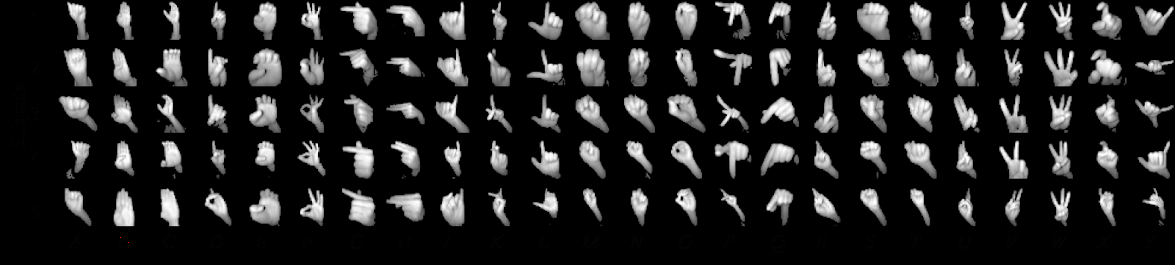
#> input picture asl-leap-dataset.png, 1175 x 265 px
$ python -i leap_data_helper.py   (imports and definitions only)
#> lines starting #> are read from the running program, lines starting #| are printed output that depends on the picture; after the words box and inside, x2 and y2 are one past the last pixel; in counts of white or black regions, pixels touching at a corner belong together
#> further down, picture is the input picture: shape (265, 1175, 3); mean B, G, R 32.9, 32.9, 32.9
#!/usr/bin/env python2
# -*- coding: utf-8 -*-
"""
Created on Wed Sep  6 17:34:18 2017
Modified on Jan 6 2018 for Leap data

@author: Wenjin
"""
import numpy as np
import matplotlib.pyplot as plt
import cv2
from scipy import ndimage


# [14 lines left out: function normalize_data, not called in this run]

def extract_depth(img, d_range=120):
    """
    Return the depth image
    With depth range in [1, d_range+1] and 0 for other pixels
    """
#> called with d_range = 120
    # Find the min distance to the camera
    d_indices = np.where(img>0)
    d_min = np.min(img[d_indices])
#> d_min = 1
    # Set the range for hand segmentation
    img[d_indices] = img[d_indices] - d_min + 1
    img[img > d_range] = 0
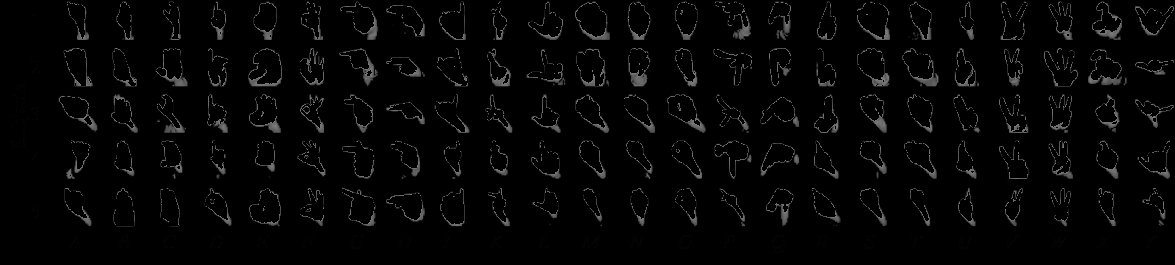
#> img: shape (265, 1175, 3); 15.17% of pixels changed, all inside (x1, y1, x2, y2) = (60, 2, 1173, 243)

    # Reverse
    reverse_mask = (img>0)*(d_range+1)
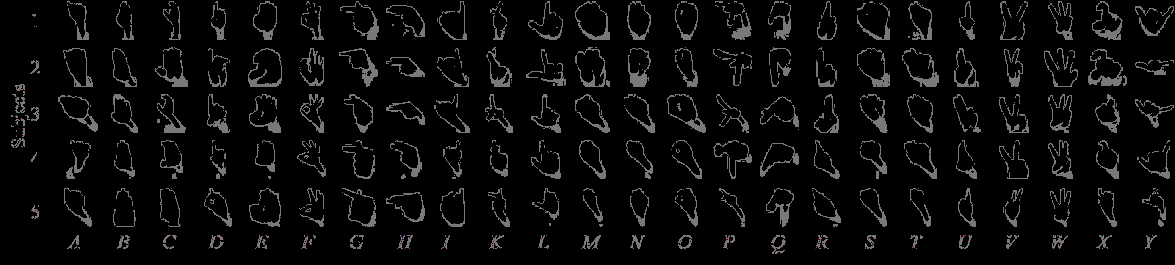
#> reverse_mask: shape (265, 1175, 3) int64; mean B, G, R 9.9, 9.9, 9.9
    img = reverse_mask - img
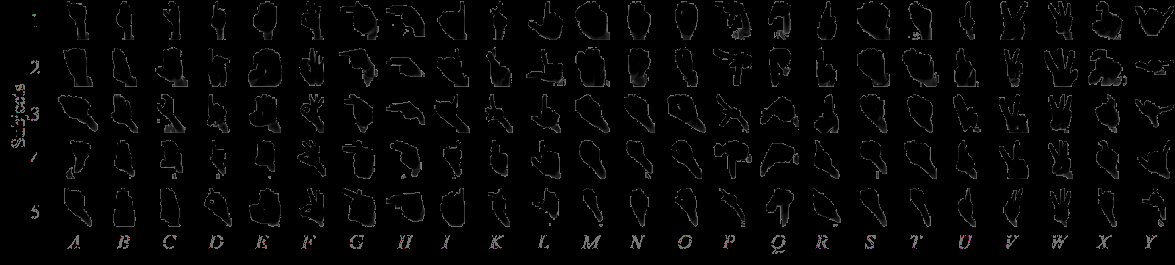
#> img: shape (265, 1175, 3) int64; mean B, G, R 4.8, 4.7, 4.8

    return img

# [127 lines left out: functions crop_hand, polar_hist, cal_cluster, not called in this run]

def remove_noise(noise_img, area_thresh=200):
    # convert to 8bit image
    img = np.zeros_like(noise_img, dtype=np.uint8)
    img[noise_img>0]=1

    # refer to: https://stackoverflow.com/questions/42798659/how-to-remove-small-connected-objects-using-opencv
    #find all your connected components (white blobs in your image)
#> (the run stopped early here; a loop or call above may not have finished)
